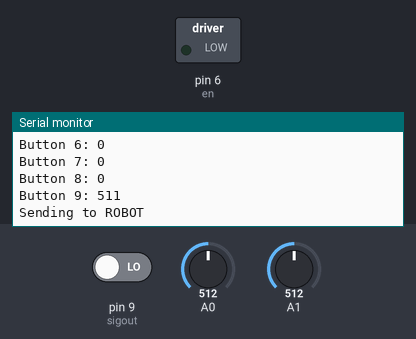
Simulated run of this sketch. Board: Arduino Uno, built with avr-gcc and run on an emulated ATmega328P. Parts: switched loads named in the sketch (green lamp = pin HIGH), the last lines printed to the serial monitor. Inputs (shaded band) come from the test bench; at power-on: A0 = 512, A1 = 512, pin 9 (sigout) LOW. No radio packets arrive unless stated; pins used as bus, display or sensor lines are not drawn.

Above: at 1.2 s.
1.3 s: A0 set to 26
At 1.3 s:
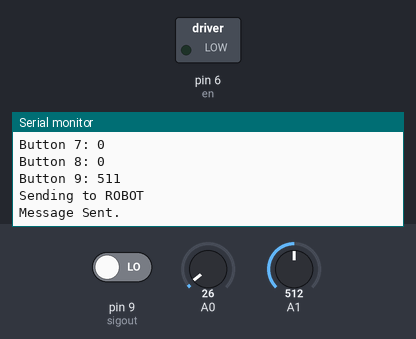
2.8 s: A0 set to 21
At 3.33 s:
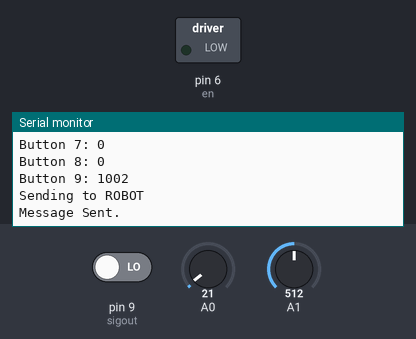
5.8 s: A1 set to 106
8.8 s: A1 set to 88
Timing chart, 0 to 11.8 s (numbered marks = the images above; inputs shaded):
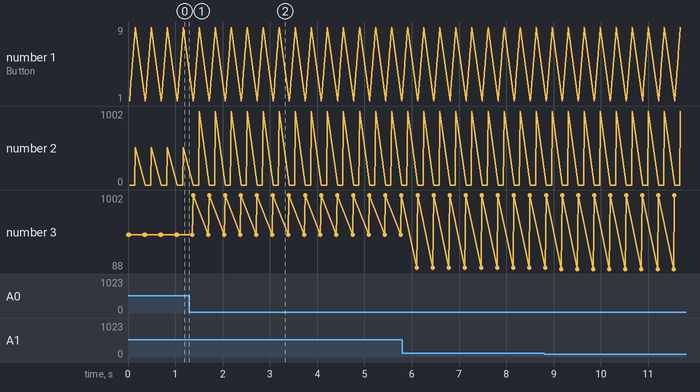

Measured:
- after the input at 2.8 s, the serial monitor: prints a new line after 0.26 s (image 2)
- plotted number 3: 511 → 997 after the input at 1.3 s, 997 → 1002 after the input at 2.8 s, 1002 → 88 after the input at 8.8 s

The sketch:

MIDSideFinal.ino
```cpp
// THIS CODE IS FOR AN UNO
#include <SPI.h>
#include <RH_NRF24.h>
#include <RHReliableDatagram.h>

#define CLIENT_ADDRESS 1
#define SERVER_ADDRESS 2

// NRF PINS
#define CE   8
#define CSN  10
#define SCK  13
#define MOSI 11
#define MISO 12

// Singleton instance of the radio driver
RH_NRF24 nrf24;
RHReliableDatagram manager(nrf24, CLIENT_ADDRESS);

// MUX PINS
#define s0 2 // <-- Change these!!!
#define s1 3 // Used to be S0:10, S1:11, S2:12, S3:13
#define s2 4
#define s3 5
#define en 6 // used to be 5
#define sig A0 // this one's the same as before
#define sigout 9

int c0 = 0;
int c1 = 0;
int c2 = 0;
int c3 = 0;

int count = 0; // which Y pin is being selected
bool gaslevel[] = {0,0,0,0,0};

// JOYSTICK & BUTTON PINS

int joystate1 = 0;
int joystate2 = 0;
int bstate[8] = {0,0,0,0,0,0,0,0};
int red1state = 0; // 0 is off --- 1 is on
int red2state = 0;
int red3state = 0;
int red4state = 0;
int greenstate = 0;

void setup() {
  Serial.begin(9600);
  pinMode(s0, OUTPUT);
  pinMode(s1, OUTPUT);
  pinMode(s2, OUTPUT);
  pinMode(s3, OUTPUT);
  pinMode(en, OUTPUT);
  pinMode(sigout, INPUT);

  digitalWrite(s0, LOW);
  digitalWrite(s1, LOW);
  digitalWrite(s2, LOW);
  digitalWrite(s3, LOW);

  manager.setRetries(50);
  manager.setTimeout(5);

  if (!manager.init())
    Serial.println("init failed");

  nrf24.setRF(RH_NRF24::DataRate2Mbps, RH_NRF24::TransmitPower0dBm);
}

// Add code to run a motor when a button is pressed
void loop() {
  // MUX
  digitalWrite(en, LOW); // enable all the time for now
  mux_read();
  sendMessage();
  receiveMessage();
}

void mux_read() {
  for (int cnt = 0; cnt < 10; cnt ++) {

    c0 = bitRead(cnt, 0);
    c1 = bitRead(cnt, 1);
    c2 = bitRead(cnt, 2);
    c3 = bitRead(cnt, 3);

    digitalWrite(s0, c0);
    digitalWrite(s1, c1);
    digitalWrite(s2, c2);
    digitalWrite(s3, c3);

    if (cnt == 0) {
      pinMode(sigout, INPUT);
      joystate1 = analogRead(1);
      Serial.println("Joy 1: ");
      Serial.print(joystate1);
      Serial.println(" ");
    }
    else if (cnt == 1) {
      pinMode(sigout, INPUT);
      joystate2 = 1023 - analogRead(0);
      Serial.println("Joy 2: ");
      Serial.print(joystate2);
      Serial.println(" ");
    }

    //Buttons are swapped to make sense!
    //The board order doesn't make sense!
    //Thanks SOHRAB

    //6 -> 1
    //4 -> 2
    //3 -> 3
    //1 -> 4
    //8 -> 5
    //2 -> 6
    //7 -> 7
    //5 -> 8

    else if (cnt == 7)
      bstate[0] = digitalRead(sigout);
    else if (cnt == 5)
      bstate[1] = digitalRead(sigout);
    else if (cnt == 4)
      bstate[2] = digitalRead(sigout);
    else if (cnt == 2)
      bstate[3] = digitalRead(sigout);
    else if (cnt == 9)
      bstate[4] = digitalRead(sigout);
    else if (cnt == 3)
      bstate[5] = digitalRead(sigout);
    else if (cnt == 8)
      bstate[6] = digitalRead(sigout);
    else if (cnt == 6)
      bstate[7] = digitalRead(sigout);


//    delay(300); // time to read - for debugging
  }

  for(int i = 0; i < 9; i++)
  {
      Serial.print("Button ");
      Serial.print(i+1);
      Serial.print(": ");

      Serial.print(bstate[i]);
      Serial.println("  ");
  }
}

void sendMessage() {
    //Announce Send
  Serial.println("Sending to ROBOT");

  //Create Message
  byte mess[3];

  uint8_t buttons = 0;

  for(int i = 0; i < 8; i++)
  {
    if(bstate != 0)
    {
      buttons += bstate[i] << i;
    }
  }

  mess[0] = (byte)(joystate1 >> 2);
  mess[1] = (byte)(joystate2 >> 2);
  mess[2] = (byte)buttons;

  //Send Message
  if (manager.sendtoWait(mess, sizeof(mess), SERVER_ADDRESS))
    Serial.println("Message Sent.");
  else
    Serial.println("sendtoWait failed.");

  delay(50);
}


void receiveMessage() {
    // Now wait for a reply from the server
  byte buf[1] = {};
  uint8_t len = sizeof(buf);
  uint8_t from;

  if (manager.recvfromAckTimeout((byte*)buf, &len, 10, &from))
  {
    Serial.println("Got reply.");
  }
  else
  {
    Serial.println("No reply.");
  }

  for(int j = 0; j < sizeof(buf); j++)
  {
    Serial.print("Received over transceiver: ");
    Serial.println((int)buf[j]);
  }
}


/**
 *  else if (cnt == 13) {
      bstate[5] = digitalRead(sigout);
      Serial.print("Button 6: ");
      Serial.print(bstate[5]);
      Serial.println("  ");
    } else if (cnt == 14) {
      pinMode(sigout, OUTPUT);
      if (red1state == 0) {
        digitalWrite(sigout, LOW);
      } else if (red1state == 1) {
        digitalWrite(sigout, HIGH);
      }

    } else if (cnt == 9) {
      pinMode(sigout, OUTPUT);
      if (red2state == 0) {
        digitalWrite(sigout, LOW);
      } else if (red2state == 1) {
        digitalWrite(sigout, HIGH);
      }

    } else if (cnt == 10) {
      pinMode(sigout, OUTPUT);
      if (red3state == 0) {
        digitalWrite(sigout, LOW);
      } else if (red3state == 1) {
        digitalWrite(sigout, HIGH);
      }

    } else if (cnt == 11) {
      pinMode(sigout, OUTPUT);
      if (red4state == 0) {
        digitalWrite(sigout, LOW);
      } else if (red4state == 1) {
        digitalWrite(sigout, HIGH);
      }

    } else if (cnt == 12) {
      pinMode(sigout, OUTPUT);
      if (greenstate == 0) {
        digitalWrite(sigout, LOW);
      } else if (greenstate == 1) {
        digitalWrite(sigout, HIGH);
      }
 */
```
